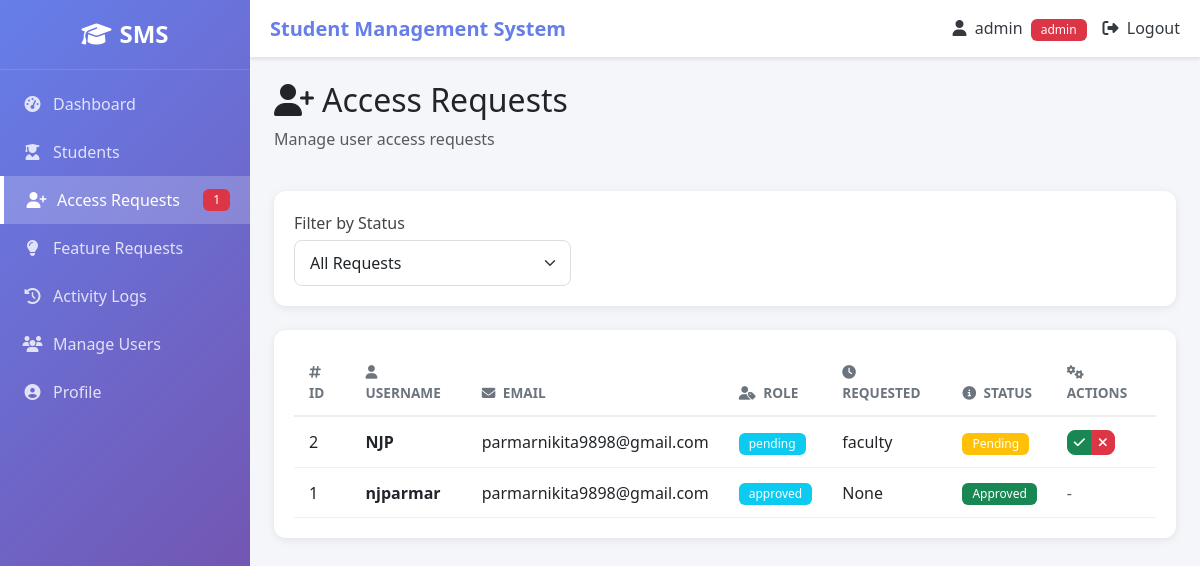
Screenshot of /admin/requests (signed in) with the database file from the repository.
### tables this page shows
CREATE TABLE access_requests (
        id INTEGER PRIMARY KEY AUTOINCREMENT,
        username TEXT UNIQUE,
        password TEXT,
        email TEXT,
        status TEXT DEFAULT 'pending',
        created_at TIMESTAMP DEFAULT CURRENT_TIMESTAMP
    , role TEXT);

### routes/admin_routes.py (the view)
@admin_bp.route('/admin/requests')
@admin_required
def access_requests():
    update_session_activity()
    status_filter = request.args.get('status', '')
    pending_requests = user_model.get_pending_requests_count()
    if status_filter:
        requests = user_model.get_access_requests(status=status_filter)
    else:
        requests = user_model.get_access_requests()
    return render_template('access_requests.html', requests=requests, status_filter=status_filter, pending_requests=pending_requests)

### models/user_model.py (called while the page is built)
def get_db():
    return sqlite3.connect(DB_NAME)

def get_access_requests(status=None):
    conn = get_db()
    cursor = conn.cursor()
    if status:
        cursor.execute("SELECT * FROM access_requests WHERE status=? ORDER BY created_at DESC", (status,))
    else:
        cursor.execute("SELECT * FROM access_requests ORDER BY created_at DESC")
    requests = cursor.fetchall()
    conn.close()
    return requests

def get_pending_requests_count():
    conn = get_db()
    cursor = conn.cursor()
    cursor.execute("SELECT COUNT(*) FROM access_requests WHERE status='pending'")
    count = cursor.fetchone()[0]
    conn.close()
    return count

### routes/admin_routes.py (called while the page is built)
def admin_required(f):
    from functools import wraps
    @wraps(f)
    def decorated_function(*args, **kwargs):
        if 'user' not in session:
            return redirect('/')
        if session.get('role') != 'admin':
            flash('You do not have permission to access this page.', 'danger')
            return redirect('/dashboard')
        return f(*args, **kwargs)
    return decorated_function

def update_session_activity():
    from time import time
    session['last_activity'] = time()

### templates/access_requests.html (shortened to what this page needs)
{% extends "base.html" %}
{% block content %}
<div class="access-requests-page">
    <div class="row mb-4">
        <div class="col-12">
            <h2><i class="fas fa-user-plus me-2"></i>Access Requests</h2>
            <p class="text-muted">Manage user access requests</p>
        </div>
    </div>
    <div class="card mb-4">
        <div class="card-body">
            <form method="GET" class="row g-3">
                <div class="col-md-4">
                    <label class="form-label">Filter by Status</label>
                    <select class="form-select" name="status" onchange="this.form.submit()">
                        <option value="">All Requests</option>
                    </select>
                </div>
            </form>
        </div>
    </div>
    <div class="card">
        <div class="card-body">
            <div class="table-responsive">
                <table class="table table-hover">
                    <thead>
                        <tr>
                            <th><i class="fas fa-hashtag me-1"></i> ID</th>
                            <th><i class="fas fa-user me-1"></i> Username</th>
                            <th><i class="fas fa-envelope me-1"></i> Email</th>
                            <th><i class="fas fa-user-tag me-1"></i> Role</th>
                            <th><i class="fas fa-clock me-1"></i> Requested</th>
                            <th><i class="fas fa-info-circle me-1"></i> Status</th>
                            <th><i class="fas fa-cogs me-1"></i> Actions</th>
                        </tr>
                    </thead>
                    <tbody>
                        {% if requests %}
                        {% for req in requests %}
                        <tr>
                            <td>{{ req[0] }}</td>
                            <td><strong>{{ req[1] }}</strong></td>
                            <td>{{ req[3] }}</td>
                            <td>
                                {% if req[4] == 'admin' %}
                                <span class="badge bg-danger">{{ req[4] }}</span>
                                {% elif req[4] == 'faculty' %}
                                <span class="badge bg-warning">{{ req[4] }}</span>
                                {% else %}
                                <span class="badge bg-info">{{ req[4] }}</span>
                                {% endif %}
                            </td>
                            <td>{{ req[6] }}</td>
                            <td>
                                {% if req[4] == 'pending' %}
                                <span class="badge bg-warning">Pending</span>
                                {% elif req[4] == 'approved' %}
                                <span class="badge bg-success">Approved</span>
                                {% else %}
                                <span class="badge bg-danger">Denied</span>
                                {% endif %}
                            </td>
                            <td>
                                {% if req[4] == 'pending' %}
                                <div class="btn-group btn-group-sm">
                                    <a href="{{ url_for('admin.approve_request', request_id=req[0]) }}"
                                       class="btn btn-sm btn-success" title="Approve"
                                       onclick="return confirm('Approve this access request?');">
                                        <i class="fas fa-check"></i>
                                    </a>
                                    <a href="{{ url_for('admin.deny_request', request_id=req[0]) }}"
                                       class="btn btn-sm btn-danger" title="Deny"
                                       onclick="return confirm('Deny this access request?');">
                                        <i class="fas fa-times"></i>
                                    </a>
                                </div>
                                {% else %}
                                <span class="text-muted">-</span>
                                {% endif %}
                            </td>
                        </tr>
                        {% endfor %}
                        {% endif %}
                    </tbody>
                </div>
            </div>
    </div>
</div>
{% endblock %}

### static/css/style.css (style rules this page uses)
:root { --primary-color: #667eea; --secondary-color: #764ba2; --success-color: #28a745; --danger-color: #dc3545; --warning-color: #ffc107; --info-color: #17a2b8; --dark-color: #343a40; --light-color: #f8f9fa; --sidebar-width: 250px; --transition-speed: 0.3s; }
body { font-family: 'Segoe UI', Tahoma, Geneva, Verdana, sans-serif; background-color: #f5f6fa; margin: 0; padding: 0; min-height: 100vh; }
a { text-decoration: none; transition: var(--transition-speed); }
.card { border: none; border-radius: 12px; box-shadow: 0 2px 8px rgba(0, 0, 0, 0.08); margin-bottom: 20px; transition: var(--transition-speed); }
.card-body { padding: 20px; }
.table { margin-bottom: 0; }
.table thead th { border-bottom: 2px solid #eee; color: #6c757d; font-weight: 600; font-size: 0.85rem; text-transform: uppercase; padding: 12px 15px; }
.table tbody td { padding: 12px 15px; vertical-align: middle; border-bottom: 1px solid #f0f0f0; }
.table .btn-group-sm .btn { padding: 2px 6px; font-size: 0.8rem; }
.form-label { font-weight: 500; color: #444; margin-bottom: 5px; }
.form-control, .form-select { border: 1px solid #ddd; border-radius: 8px; padding: 10px 15px; transition: var(--transition-speed); }
.btn { border-radius: 8px; padding: 8px 16px; font-weight: 500; transition: var(--transition-speed); }
.badge { padding: 5px 10px; font-weight: 500; border-radius: 6px; }

### rows the page displays
access_requests: id "2", username "NJP", email "parmarnikita9898@gmail.com", status "pending", role "faculty", shows "Pending"
access_requests: id "1", username "njparmar", email "parmarnikita9898@gmail.com", status "approved", req "None", shows "Approved"

### other values shown
{{ pending_requests }} "1"
{{ session['user'] }} "admin"
{{ session['role'] }} "admin"
